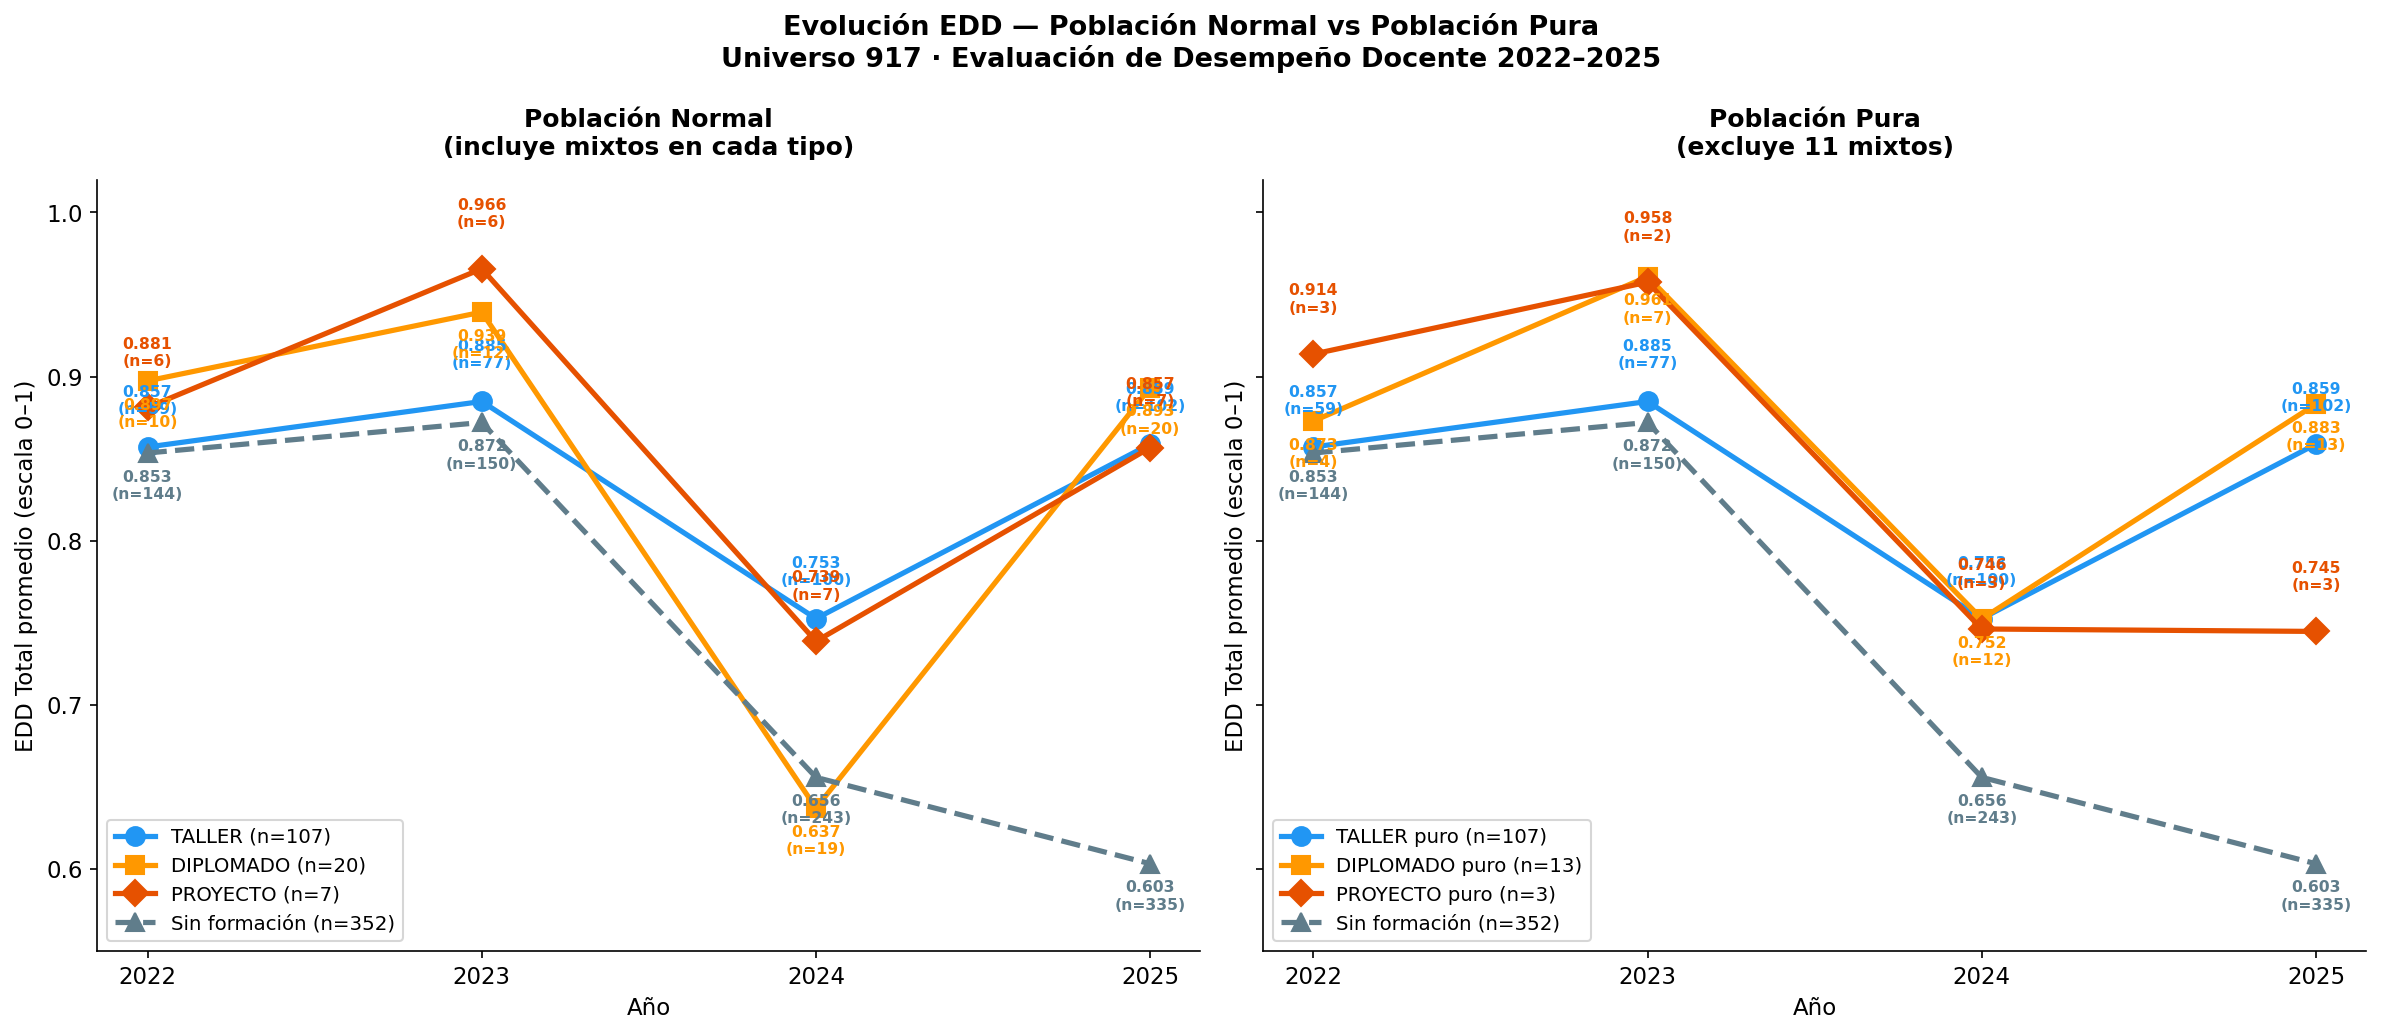

Recreate this plot in Python.
import sys; sys.stdout.reconfigure(encoding="utf-8")
import pandas as pd
import matplotlib.pyplot as plt
import matplotlib
import numpy as np
import os

BASE = os.path.dirname(__file__)
OUT  = os.path.join(BASE, "G9_contraste_edd_918.png")

matplotlib.rcParams.update({"font.family": "DejaVu Sans", "font.size": 11})

edd = pd.read_csv(os.path.join(BASE, "..", "..", "PROCESADO",
                               "P1_consolidado_con_evaluacion_jefes.csv"),
                  encoding="utf-8-sig", dtype={"rut_key": str})
doc = pd.read_csv(os.path.join(BASE, "..", "PROCESADO", "docente_918.csv"),
                  encoding="utf-8-sig", dtype={"rut_key": str})
p3  = pd.read_csv(os.path.join(BASE, "..", "PROCESADO", "p3_sat_zscore_918.csv"),
                  encoding="utf-8-sig", dtype={"rut_key": str})

for d in [edd, doc, p3]: d["rut_key"] = d["rut_key"].str.strip()

# Clasificar tipo y pureza
def tipo_p(r):
    if r["n_diplomado"] > 0: return "DIPLOMADO"
    if r["n_proyecto"]  > 0: return "PROYECTO"
    return "TALLER"
p3["tipo"] = p3.apply(tipo_p, axis=1)

p3["es_puro"] = (
    ((p3["n_taller"]>0)   & (p3["n_diplomado"]==0) & (p3["n_proyecto"]==0)) |
    ((p3["n_diplomado"]>0) & (p3["n_taller"]==0)   & (p3["n_proyecto"]==0)) |
    ((p3["n_proyecto"]>0)  & (p3["n_taller"]==0)   & (p3["n_diplomado"]==0))
)

ruts_formados_all   = set(p3["rut_key"])
ruts_taller_all     = set(p3[p3["tipo"]=="TALLER"]["rut_key"])
ruts_diplomado_all  = set(p3[p3["tipo"]=="DIPLOMADO"]["rut_key"])
ruts_proyecto_all   = set(p3[p3["tipo"]=="PROYECTO"]["rut_key"])
ruts_taller_puro    = set(p3[(p3["tipo"]=="TALLER")   & p3["es_puro"]]["rut_key"])
ruts_diplomado_puro = set(p3[(p3["tipo"]=="DIPLOMADO") & p3["es_puro"]]["rut_key"])
ruts_proyecto_puro  = set(p3[(p3["tipo"]=="PROYECTO")  & p3["es_puro"]]["rut_key"])
ruts_917            = set(doc["rut_key"])

# Preparar EDD
en_917 = edd[edd["rut_key"].isin(ruts_917) & edd["edd_total"].notna()].copy()
en_917["edd_total"] = pd.to_numeric(en_917["edd_total"], errors="coerce")
en_917 = en_917.dropna(subset=["edd_total"])
en_917["anio"] = en_917["anio_evaluacion"].astype(str).str[:4]
en_917 = en_917.drop_duplicates(subset=["rut_key","anio"])

ANIOS = ["2022","2023","2024","2025"]

# ── Función de grupo ──────────────────────────────────────────────────────────
def asignar_grupo_normal(rut):
    if rut in ruts_diplomado_all: return "DIPLOMADO"
    if rut in ruts_proyecto_all:  return "PROYECTO"
    if rut in ruts_taller_all:    return "TALLER"
    return "Sin formación"

def asignar_grupo_puro(rut):
    if rut in ruts_diplomado_puro: return "DIPLOMADO puro"
    if rut in ruts_proyecto_puro:  return "PROYECTO puro"
    if rut in ruts_taller_puro:    return "TALLER puro"
    if rut in ruts_formados_all:   return None  # mixtos → excluir
    return "Sin formación"

en_normal = en_917.copy()
en_normal["grupo"] = en_normal["rut_key"].apply(asignar_grupo_normal)

en_puro = en_917.copy()
en_puro["grupo"] = en_puro["rut_key"].apply(asignar_grupo_puro)
en_puro = en_puro[en_puro["grupo"].notna()]

# ── Cascada ───────────────────────────────────────────────────────────────────
print("=" * 65)
print("  G9 CONTRASTE — EDD: Población Normal vs Pura")
print("=" * 65)
for label, df_viz, grupos in [
    ("Normal", en_normal, ["TALLER","DIPLOMADO","PROYECTO","Sin formación"]),
    ("Puro",   en_puro,   ["TALLER puro","DIPLOMADO puro","PROYECTO puro","Sin formación"])]:
    print(f"\n  {label}:")
    for g in grupos:
        sub = df_viz[df_viz["grupo"]==g]
        n_doc = sub["rut_key"].nunique()
        media = sub["edd_total"].mean()
        print(f"    {g:20}: {n_doc:3d} docentes únicos | EDD media global={media:.3f}")
        for a in ANIOS:
            s = sub[sub["anio"]==a]
            if len(s)>0:
                print(f"      {a}: n={len(s):3d} | media={s['edd_total'].mean():.3f}")
print("=" * 65)

# ── Figura ────────────────────────────────────────────────────────────────────
fig, (ax1, ax2) = plt.subplots(1, 2, figsize=(16, 7), sharey=True)
fig.suptitle(
    "Evolución EDD — Población Normal vs Población Pura\n"
    "Universo 917 · Evaluación de Desempeño Docente 2022–2025",
    fontsize=13, fontweight="bold")

def plot_edd(ax, df_viz, grupos, estilos, titulo):
    for grupo_name in grupos:
        color, ls, marker = estilos[grupo_name]
        sub = df_viz[df_viz["grupo"]==grupo_name]
        agg = sub.groupby("anio")["edd_total"].agg(mean="mean", n="count").reset_index()
        agg = agg.set_index("anio")
        ys = [agg["mean"].get(a, np.nan) for a in ANIOS]
        ns = [int(agg["n"].get(a, 0)) for a in ANIOS]
        n_doc = sub["rut_key"].nunique()

        ax.plot(range(len(ANIOS)), ys, marker=marker, color=color,
                linewidth=2.5, markersize=9, linestyle=ls,
                label=f"{grupo_name} (n={n_doc})")

        offsets = {"TALLER": 16, "TALLER puro": 16,
                   "DIPLOMADO": -22, "DIPLOMADO puro": -22,
                   "PROYECTO": 20, "PROYECTO puro": 20,
                   "Sin formación": -22, "Formados": 16}
        off = offsets.get(grupo_name, 14)
        for i, (y, n) in enumerate(zip(ys, ns)):
            if not np.isnan(y) and n > 0:
                ax.annotate(f"{y:.3f}\n(n={n})", xy=(i, y),
                            xytext=(0, off), textcoords="offset points",
                            ha="center", fontsize=7.5, color=color, fontweight="bold")

    ax.set_xticks(range(len(ANIOS)))
    ax.set_xticklabels(ANIOS, fontsize=11)
    ax.set_ylabel("EDD Total promedio (escala 0–1)")
    ax.set_xlabel("Año")
    ax.set_ylim(0.55, 1.02)
    ax.set_title(titulo, pad=12, fontsize=12, fontweight="bold")
    ax.legend(fontsize=9.5, loc="lower left")
    ax.spines["top"].set_visible(False)
    ax.spines["right"].set_visible(False)

ESTILOS_NORMAL = {
    "TALLER":         ("#2196F3", "-",  "o"),
    "DIPLOMADO":      ("#FF9800", "-",  "s"),
    "PROYECTO":       ("#E65100", "-",  "D"),
    "Sin formación":  ("#607D8B", "--", "^"),
}
ESTILOS_PURO = {
    "TALLER puro":    ("#2196F3", "-",  "o"),
    "DIPLOMADO puro": ("#FF9800", "-",  "s"),
    "PROYECTO puro":  ("#E65100", "-",  "D"),
    "Sin formación":  ("#607D8B", "--", "^"),
}

n_mixto_excl = en_917[en_917["rut_key"].isin(
    ruts_formados_all - ruts_taller_puro - ruts_diplomado_puro - ruts_proyecto_puro
)]["rut_key"].nunique()

plot_edd(ax1, en_normal,
         ["TALLER","DIPLOMADO","PROYECTO","Sin formación"],
         ESTILOS_NORMAL,
         f"Población Normal\n(incluye mixtos en cada tipo)")
plot_edd(ax2, en_puro,
         ["TALLER puro","DIPLOMADO puro","PROYECTO puro","Sin formación"],
         ESTILOS_PURO,
         f"Población Pura\n(excluye {n_mixto_excl} mixtos)")

plt.tight_layout()
plt.savefig(OUT, dpi=150, bbox_inches="tight")
plt.close()
print(f"\nGuardado: {OUT}")
